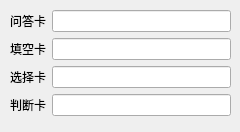
<?xml version="1.0" encoding="UTF-8"?>
<ui version="4.0">
 <class>Grammar</class>
 <widget class="QWidget" name="Grammar">
  <property name="geometry">
   <rect>
    <x>0</x>
    <y>0</y>
    <width>240</width>
    <height>132</height>
   </rect>
  </property>
  <property name="windowTitle">
   <string>Form</string>
  </property>
  <widget class="QWidget" name="formLayoutWidget">
   <property name="geometry">
    <rect>
     <x>10</x>
     <y>10</y>
     <width>221</width>
     <height>111</height>
    </rect>
   </property>
   <layout class="QFormLayout" name="formLayout">
    <item row="0" column="0">
     <widget class="QLabel" name="label">
      <property name="text">
       <string>问答卡</string>
      </property>
     </widget>
    </item>
    <item row="0" column="1">
     <widget class="QLineEdit" name="lineEdit"/>
    </item>
    <item row="1" column="0">
     <widget class="QLabel" name="label_2">
      <property name="text">
       <string>填空卡</string>
      </property>
     </widget>
    </item>
    <item row="2" column="0">
     <widget class="QLabel" name="label_3">
      <property name="text">
       <string>选择卡</string>
      </property>
     </widget>
    </item>
    <item row="3" column="0">
     <widget class="QLabel" name="label_4">
      <property name="text">
       <string>判断卡</string>
      </property>
     </widget>
    </item>
    <item row="1" column="1">
     <widget class="QLineEdit" name="lineEdit_2"/>
    </item>
    <item row="2" column="1">
     <widget class="QLineEdit" name="lineEdit_3"/>
    </item>
    <item row="3" column="1">
     <widget class="QLineEdit" name="lineEdit_4"/>
    </item>
   </layout>
  </widget>
 </widget>
 <resources/>
 <connections/>
</ui>
